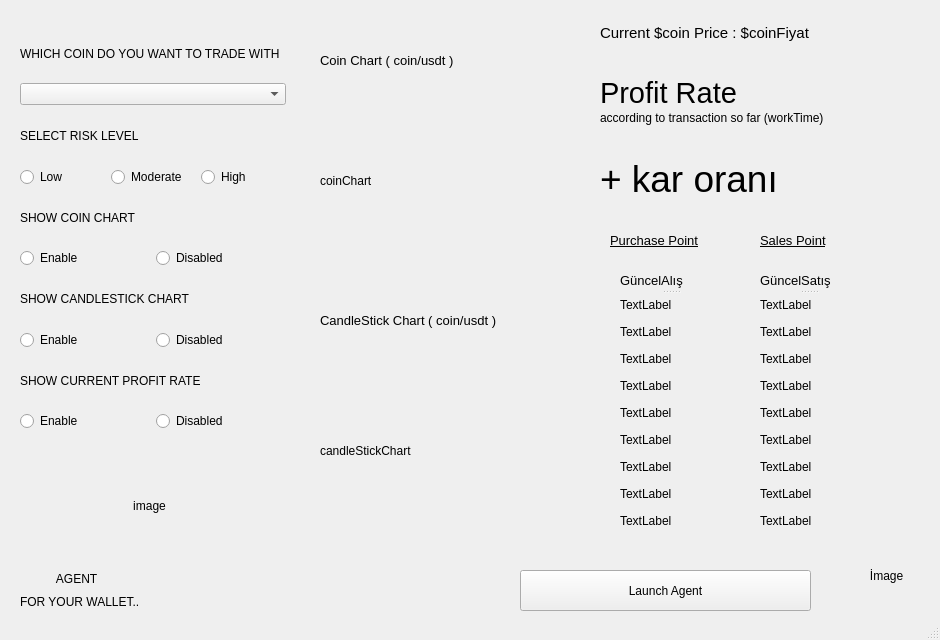
<?xml version="1.0" encoding="UTF-8"?>
<ui version="4.0">
 <class>MainWindow</class>
 <widget class="QMainWindow" name="MainWindow">
  <property name="geometry">
   <rect>
    <x>0</x>
    <y>0</y>
    <width>940</width>
    <height>640</height>
   </rect>
  </property>
  <property name="windowTitle">
   <string>Crypto Agent©</string>
  </property>
  <widget class="QWidget" name="centralwidget">
   <widget class="QLabel" name="lbPurchasePoint">
    <property name="geometry">
     <rect>
      <x>610</x>
      <y>230</y>
      <width>109</width>
      <height>21</height>
     </rect>
    </property>
    <property name="font">
     <font>
      <pointsize>10</pointsize>
      <underline>true</underline>
     </font>
    </property>
    <property name="text">
     <string>Purchase Point</string>
    </property>
   </widget>
   <widget class="QLabel" name="lbSalesPoint">
    <property name="geometry">
     <rect>
      <x>760</x>
      <y>230</y>
      <width>81</width>
      <height>21</height>
     </rect>
    </property>
    <property name="font">
     <font>
      <pointsize>10</pointsize>
      <underline>true</underline>
     </font>
    </property>
    <property name="text">
     <string>Sales Point</string>
    </property>
   </widget>
   <widget class="QLabel" name="lbCoinChart">
    <property name="geometry">
     <rect>
      <x>320</x>
      <y>50</y>
      <width>175</width>
      <height>21</height>
     </rect>
    </property>
    <property name="font">
     <font>
      <pointsize>10</pointsize>
     </font>
    </property>
    <property name="text">
     <string>Coin Chart ( coin/usdt )</string>
    </property>
   </widget>
   <widget class="QLabel" name="lbCandleStickChart">
    <property name="geometry">
     <rect>
      <x>320</x>
      <y>310</y>
      <width>228</width>
      <height>21</height>
     </rect>
    </property>
    <property name="font">
     <font>
      <pointsize>10</pointsize>
     </font>
    </property>
    <property name="text">
     <string>CandleStick Chart ( coin/usdt )</string>
    </property>
   </widget>
   <widget class="QWidget" name="layoutWidget">
    <property name="geometry">
     <rect>
      <x>20</x>
      <y>30</y>
      <width>266</width>
      <height>401</height>
     </rect>
    </property>
    <layout class="QVBoxLayout" name="verticalLayout_6">
     <item>
      <layout class="QVBoxLayout" name="verticalLayout">
       <item>
        <widget class="QLabel" name="label">
         <property name="text">
          <string>WHICH COIN DO YOU WANT TO TRADE WITH</string>
         </property>
        </widget>
       </item>
       <item>
        <widget class="QComboBox" name="comboBox">
         <property name="cursor">
          <cursorShape>ArrowCursor</cursorShape>
         </property>
         <property name="mouseTracking">
          <bool>false</bool>
         </property>
         <property name="contextMenuPolicy">
          <enum>Qt::DefaultContextMenu</enum>
         </property>
         <property name="accessibleName">
          <string/>
         </property>
         <property name="editable">
          <bool>false</bool>
         </property>
         <item>
          <property name="text">
           <string/>
          </property>
         </item>
         <item>
          <property name="text">
           <string>BTC</string>
          </property>
         </item>
         <item>
          <property name="text">
           <string>ETH</string>
          </property>
         </item>
         <item>
          <property name="text">
           <string>LTC</string>
          </property>
         </item>
        </widget>
       </item>
      </layout>
     </item>
     <item>
      <layout class="QVBoxLayout" name="verticalLayout_2">
       <item>
        <widget class="QLabel" name="label_2">
         <property name="text">
          <string>SELECT RISK LEVEL</string>
         </property>
        </widget>
       </item>
       <item>
        <layout class="QHBoxLayout" name="horizontalLayout">
         <item>
          <widget class="QRadioButton" name="rbLow">
           <property name="text">
            <string>Low</string>
           </property>
          </widget>
         </item>
         <item>
          <widget class="QRadioButton" name="rbModerate">
           <property name="text">
            <string>Moderate</string>
           </property>
          </widget>
         </item>
         <item>
          <widget class="QRadioButton" name="rbHigh">
           <property name="text">
            <string>High</string>
           </property>
          </widget>
         </item>
        </layout>
       </item>
      </layout>
     </item>
     <item>
      <layout class="QVBoxLayout" name="verticalLayout_3">
       <item>
        <widget class="QLabel" name="label_3">
         <property name="text">
          <string>SHOW COIN CHART</string>
         </property>
        </widget>
       </item>
       <item>
        <layout class="QHBoxLayout" name="horizontalLayout_2">
         <item>
          <widget class="QRadioButton" name="rbEnableCoinChart">
           <property name="text">
            <string>Enable</string>
           </property>
          </widget>
         </item>
         <item>
          <widget class="QRadioButton" name="rbDisabledCoinChart">
           <property name="text">
            <string>Disabled</string>
           </property>
          </widget>
         </item>
        </layout>
       </item>
      </layout>
     </item>
     <item>
      <layout class="QVBoxLayout" name="verticalLayout_4">
       <item>
        <widget class="QLabel" name="label_4">
         <property name="text">
          <string>SHOW CANDLESTICK CHART</string>
         </property>
        </widget>
       </item>
       <item>
        <layout class="QHBoxLayout" name="horizontalLayout_3">
         <item>
          <widget class="QRadioButton" name="rbEnableCandlestick">
           <property name="text">
            <string>Enable</string>
           </property>
          </widget>
         </item>
         <item>
          <widget class="QRadioButton" name="rbDisabledCandlestick">
           <property name="text">
            <string>Disabled</string>
           </property>
          </widget>
         </item>
        </layout>
       </item>
      </layout>
     </item>
     <item>
      <layout class="QVBoxLayout" name="verticalLayout_5">
       <item>
        <widget class="QLabel" name="label_5">
         <property name="text">
          <string>SHOW CURRENT PROFIT RATE</string>
         </property>
        </widget>
       </item>
       <item>
        <layout class="QHBoxLayout" name="horizontalLayout_4">
         <item>
          <widget class="QRadioButton" name="rbEnableProfitRate">
           <property name="text">
            <string>Enable</string>
           </property>
          </widget>
         </item>
         <item>
          <widget class="QRadioButton" name="rbDisabledProfitRate">
           <property name="text">
            <string>Disabled</string>
           </property>
          </widget>
         </item>
        </layout>
       </item>
      </layout>
     </item>
    </layout>
   </widget>
   <widget class="QWidget" name="layoutWidget">
    <property name="geometry">
     <rect>
      <x>20</x>
      <y>570</y>
      <width>121</width>
      <height>40</height>
     </rect>
    </property>
    <layout class="QVBoxLayout" name="verticalLayout_7">
     <item>
      <widget class="QLabel" name="label_6">
       <property name="text">
        <string>           AGENT</string>
       </property>
      </widget>
     </item>
     <item>
      <widget class="QLabel" name="label_7">
       <property name="text">
        <string>FOR YOUR WALLET..</string>
       </property>
      </widget>
     </item>
    </layout>
   </widget>
   <widget class="QSplitter" name="splitter_2">
    <property name="geometry">
     <rect>
      <x>760</x>
      <y>270</y>
      <width>97</width>
      <height>261</height>
     </rect>
    </property>
    <property name="orientation">
     <enum>Qt::Vertical</enum>
    </property>
    <widget class="QLabel" name="label_27">
     <property name="font">
      <font>
       <pointsize>10</pointsize>
      </font>
     </property>
     <property name="text">
      <string>GüncelSatış</string>
     </property>
    </widget>
    <widget class="QWidget" name="layoutWidget">
     <layout class="QVBoxLayout" name="verticalLayout_9">
      <item>
       <widget class="QLabel" name="label_17">
        <property name="text">
         <string>TextLabel</string>
        </property>
       </widget>
      </item>
      <item>
       <widget class="QLabel" name="label_18">
        <property name="text">
         <string>TextLabel</string>
        </property>
       </widget>
      </item>
      <item>
       <widget class="QLabel" name="label_19">
        <property name="text">
         <string>TextLabel</string>
        </property>
       </widget>
      </item>
      <item>
       <widget class="QLabel" name="label_20">
        <property name="text">
         <string>TextLabel</string>
        </property>
       </widget>
      </item>
      <item>
       <widget class="QLabel" name="label_21">
        <property name="text">
         <string>TextLabel</string>
        </property>
       </widget>
      </item>
      <item>
       <widget class="QLabel" name="label_22">
        <property name="text">
         <string>TextLabel</string>
        </property>
       </widget>
      </item>
      <item>
       <widget class="QLabel" name="label_23">
        <property name="text">
         <string>TextLabel</string>
        </property>
       </widget>
      </item>
      <item>
       <widget class="QLabel" name="label_24">
        <property name="text">
         <string>TextLabel</string>
        </property>
       </widget>
      </item>
      <item>
       <widget class="QLabel" name="label_25">
        <property name="text">
         <string>TextLabel</string>
        </property>
       </widget>
      </item>
     </layout>
    </widget>
   </widget>
   <widget class="QSplitter" name="splitter">
    <property name="geometry">
     <rect>
      <x>620</x>
      <y>270</y>
      <width>101</width>
      <height>261</height>
     </rect>
    </property>
    <property name="orientation">
     <enum>Qt::Vertical</enum>
    </property>
    <widget class="QLabel" name="label_26">
     <property name="font">
      <font>
       <pointsize>10</pointsize>
      </font>
     </property>
     <property name="text">
      <string>GüncelAlış</string>
     </property>
    </widget>
    <widget class="QWidget" name="layoutWidget">
     <layout class="QVBoxLayout" name="verticalLayout_8">
      <item>
       <widget class="QLabel" name="label_8">
        <property name="text">
         <string>TextLabel</string>
        </property>
       </widget>
      </item>
      <item>
       <widget class="QLabel" name="label_9">
        <property name="text">
         <string>TextLabel</string>
        </property>
       </widget>
      </item>
      <item>
       <widget class="QLabel" name="label_10">
        <property name="text">
         <string>TextLabel</string>
        </property>
       </widget>
      </item>
      <item>
       <widget class="QLabel" name="label_11">
        <property name="text">
         <string>TextLabel</string>
        </property>
       </widget>
      </item>
      <item>
       <widget class="QLabel" name="label_12">
        <property name="text">
         <string>TextLabel</string>
        </property>
       </widget>
      </item>
      <item>
       <widget class="QLabel" name="label_13">
        <property name="text">
         <string>TextLabel</string>
        </property>
       </widget>
      </item>
      <item>
       <widget class="QLabel" name="label_14">
        <property name="text">
         <string>TextLabel</string>
        </property>
       </widget>
      </item>
      <item>
       <widget class="QLabel" name="label_15">
        <property name="text">
         <string>TextLabel</string>
        </property>
       </widget>
      </item>
      <item>
       <widget class="QLabel" name="label_16">
        <property name="text">
         <string>TextLabel</string>
        </property>
       </widget>
      </item>
     </layout>
    </widget>
   </widget>
   <widget class="QLabel" name="coinChart">
    <property name="geometry">
     <rect>
      <x>320</x>
      <y>70</y>
      <width>271</width>
      <height>221</height>
     </rect>
    </property>
    <property name="text">
     <string>coinChart</string>
    </property>
   </widget>
   <widget class="QLabel" name="candleStickChart">
    <property name="geometry">
     <rect>
      <x>320</x>
      <y>340</y>
      <width>271</width>
      <height>221</height>
     </rect>
    </property>
    <property name="text">
     <string>candleStickChart</string>
    </property>
   </widget>
   <widget class="QLabel" name="lbProfitRate">
    <property name="geometry">
     <rect>
      <x>600</x>
      <y>70</y>
      <width>170</width>
      <height>45</height>
     </rect>
    </property>
    <property name="font">
     <font>
      <pointsize>22</pointsize>
     </font>
    </property>
    <property name="text">
     <string>Profit Rate</string>
    </property>
   </widget>
   <widget class="QLabel" name="lbWorkTime">
    <property name="geometry">
     <rect>
      <x>600</x>
      <y>110</y>
      <width>245</width>
      <height>16</height>
     </rect>
    </property>
    <property name="text">
     <string>according to transaction so far (workTime)</string>
    </property>
   </widget>
   <widget class="QLabel" name="lbProfitRatePlus">
    <property name="geometry">
     <rect>
      <x>600</x>
      <y>150</y>
      <width>234</width>
      <height>57</height>
     </rect>
    </property>
    <property name="font">
     <font>
      <pointsize>28</pointsize>
     </font>
    </property>
    <property name="text">
     <string>+ kar oranı</string>
    </property>
   </widget>
   <widget class="QLabel" name="lbCurrentCoinPrice">
    <property name="geometry">
     <rect>
      <x>600</x>
      <y>20</y>
      <width>294</width>
      <height>25</height>
     </rect>
    </property>
    <property name="font">
     <font>
      <pointsize>11</pointsize>
     </font>
    </property>
    <property name="text">
     <string>Current $coin Price : $coinFiyat</string>
    </property>
   </widget>
   <widget class="QLabel" name="bottomLeftImage">
    <property name="geometry">
     <rect>
      <x>60</x>
      <y>450</y>
      <width>131</width>
      <height>111</height>
     </rect>
    </property>
    <property name="text">
     <string>                      image</string>
    </property>
   </widget>
   <widget class="QPushButton" name="pushButton">
    <property name="geometry">
     <rect>
      <x>520</x>
      <y>570</y>
      <width>291</width>
      <height>41</height>
     </rect>
    </property>
    <property name="text">
     <string>Launch Agent</string>
    </property>
   </widget>
   <widget class="QLabel" name="bottomRightImage">
    <property name="geometry">
     <rect>
      <x>830</x>
      <y>540</y>
      <width>81</width>
      <height>71</height>
     </rect>
    </property>
    <property name="text">
     <string>            İmage</string>
    </property>
   </widget>
  </widget>
  <widget class="QStatusBar" name="statusbar"/>
 </widget>
 <resources/>
 <connections/>
</ui>
